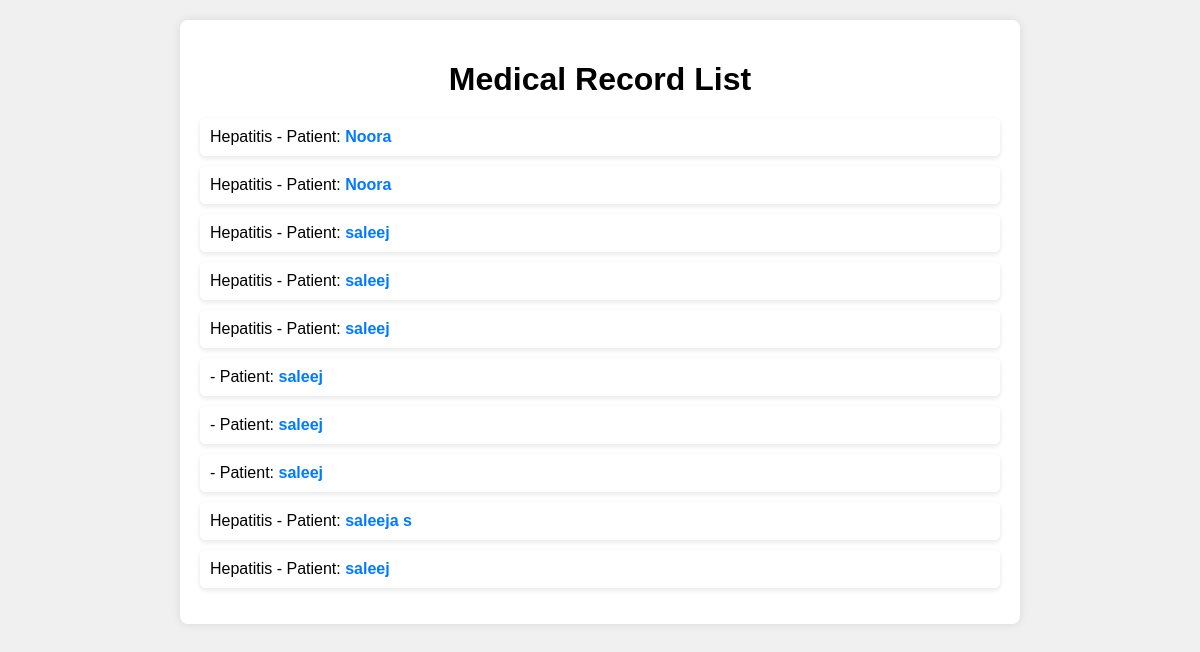
The page /medical-records/ on the database as committed earlier.
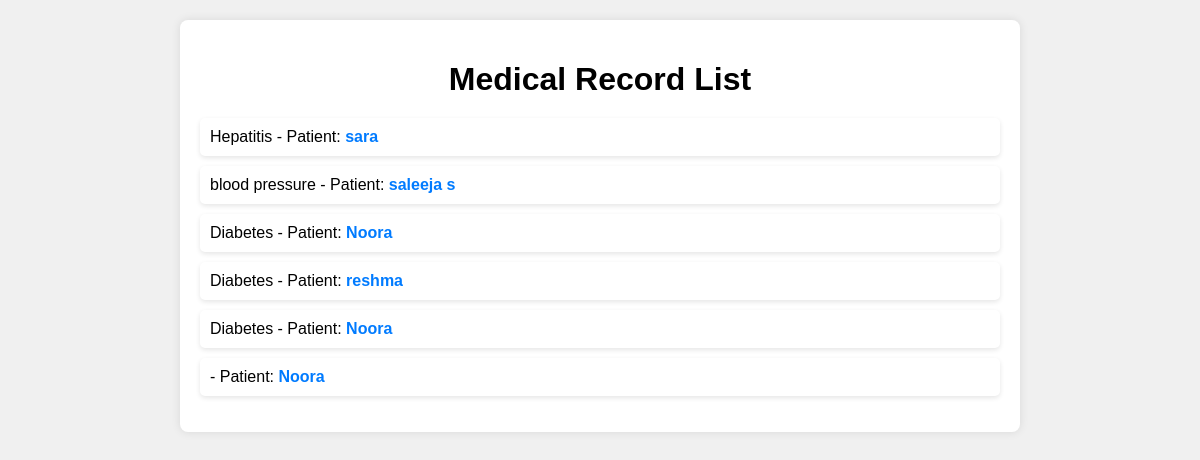
The same page on the database as committed later.
### patient_registration/models.py (models this page shows, shortened)
class MedicalRecord(models.Model):
    patient = models.ForeignKey(Patient, on_delete=models.CASCADE)
    diagnosis = models.CharField(max_length=200)
    report_file = models.FileField(upload_to='medical_records/')

class Patient(models.Model):
    name = models.CharField(max_length=100)
    age = models.IntegerField()
    gender = models.CharField(max_length=10)
    email = models.EmailField()
    phone_number = models.CharField(max_length=15)
    address = models.TextField()

### patient_registration/views.py (the view)
# urls.py: path('medical-records/', views.medical_record_list, name='medical_record_list'),
def medical_record_list(request):
    medical_records = MedicalRecord.objects.all()
    return render(request, 'medical_record.html', {'medical_records': medical_records})

### templates/medical_record.html (shortened to what this page needs)
<!DOCTYPE html>
<html lang="en">
<head>
</head>
<body>
    <div class="container">
        <h1>Medical Record List</h1>
        <ul>
            {% for record in medical_records %}
                <li>{{ record.diagnosis }} - Patient: <span class="patient">{{ record.patient.name }}</span></li>
            {% empty %}
                <li>No medical records found.</li>
            {% endfor %}
        </ul>
    </div>
</body>
</html>

Rows that differ between the two databases and show on the page:
removed MedicalRecord: diagnosis "Hepatitis", patient.name "Noora"
removed MedicalRecord: diagnosis "Hepatitis", patient.name "Noora"
removed MedicalRecord: diagnosis "Hepatitis", patient.name "saleej"
removed MedicalRecord: diagnosis "Hepatitis", patient.name "saleej"
removed MedicalRecord: diagnosis "Hepatitis", patient.name "saleej"
removed MedicalRecord: patient.name "saleej"
removed MedicalRecord: patient.name "saleej"
removed MedicalRecord: patient.name "saleej"
removed MedicalRecord: diagnosis "Hepatitis", patient.name "saleeja s"
removed MedicalRecord: diagnosis "Hepatitis", patient.name "saleej"
added MedicalRecord: diagnosis "Hepatitis", patient.name "sara"
added MedicalRecord: diagnosis "blood pressure", patient.name "saleeja s"
added MedicalRecord: diagnosis "Diabetes", patient.name "Noora"
added MedicalRecord: diagnosis "Diabetes", patient.name "reshma"
added MedicalRecord: diagnosis "Diabetes", patient.name "Noora"
added MedicalRecord: patient.name "Noora"
